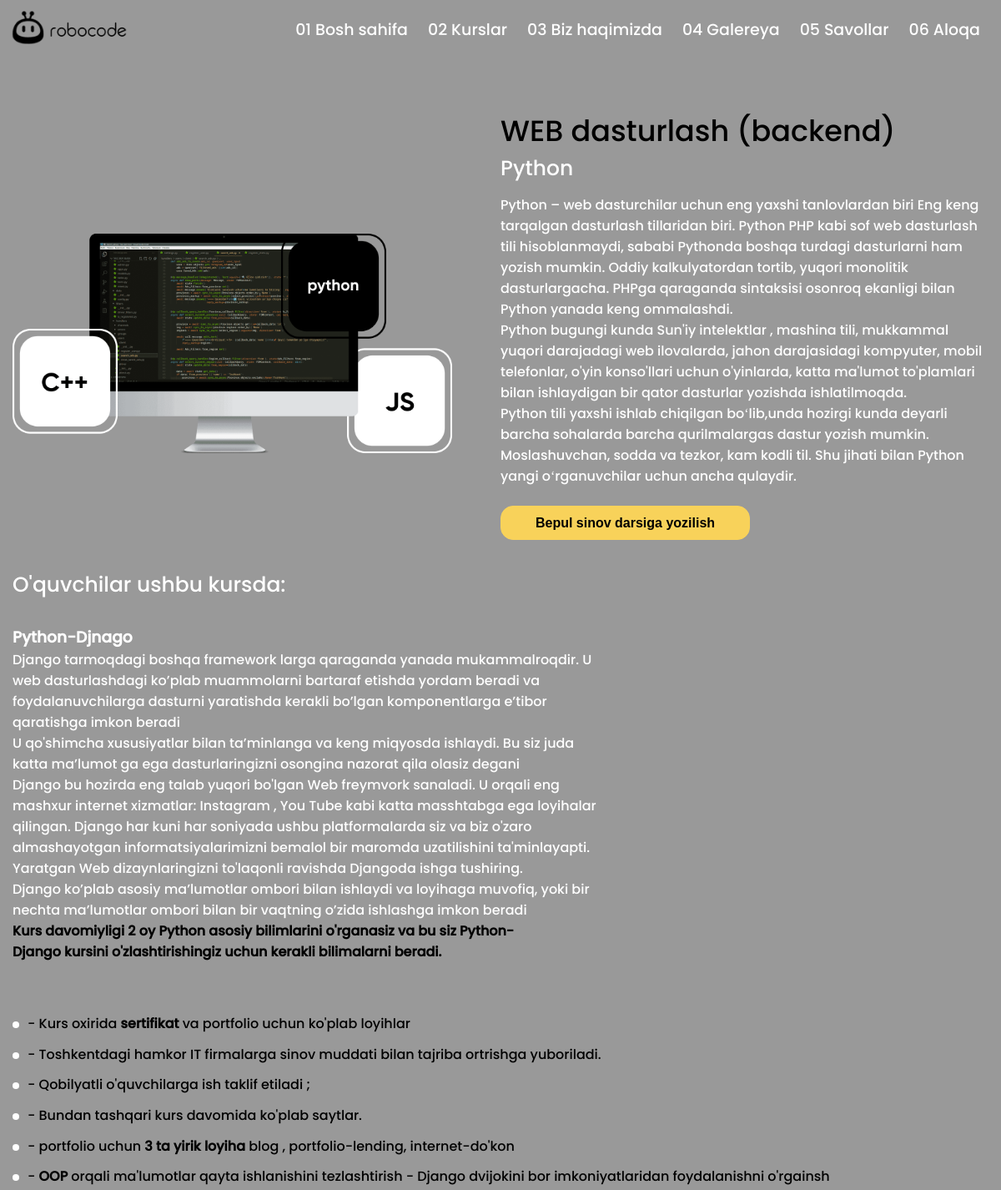
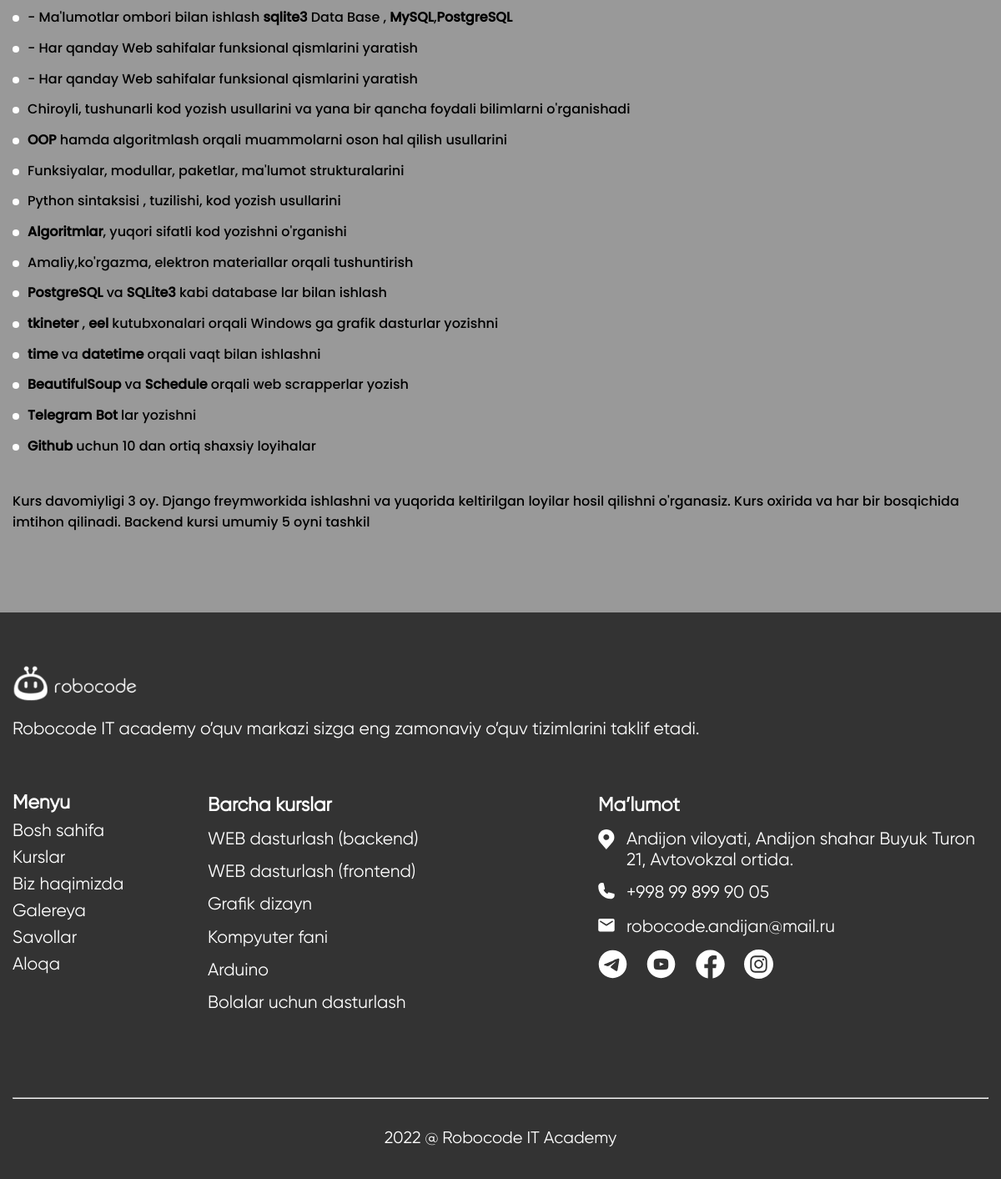
The app's page /course/web-dasturlash-backend/ with its own data (2 pictures, top to bottom).
### main/models.py (models this page shows, shortened)
class Course(models.Model):
    name = models.CharField("Kurs nomi", max_length=100)
    slug = models.SlugField()
    img = models.ImageField(upload_to="courses/")
    sub_title = models.CharField("Kurs nomi pasiga so'z ixtiyoriy", max_length=100, blank=True)
    about1 = RichTextField("Kurs haqida 1")
    about2 = RichTextField("Kurs haqida 2 ixtiyoriy", blank=True)
    to_students_title = models.CharField("O'quvchilar uchun matn sarlavhasi ixtiyoriy", max_length=100, blank=True)
    to_students_text = RichTextField("O'quvchilar uchun matn asosiy ixtiyoriy", blank=True)
    course_date = models.CharField("Kurs davom etish vaqti", max_length=200)
    date = models.DateTimeField(auto_now_add=True)
    class Meta:
        ordering = ['-id']

class CourseList(models.Model):
    name = RichTextField()
    bind = models.ForeignKey(Course, on_delete=models.CASCADE, related_name="course")
    class Meta:
        ordering = ['-id']

### main/views.py (the view)
# urls.py: path('course/<slug:slug>/', views.detail, name="detail"),
def detail(request, slug):
    context = {
        "course": Course.objects.get(slug=slug),
    }
    return render(request, 'detail.html', context)

### main/context_pro.py (called while the page is built)
def course(request):
    context = {
        "courses": Course.objects.all()
    }
    return context

### templates/detail.html (shortened to what this page needs)
{% extends 'base/base.html' %}
{% block link %}
<link rel="stylesheet" type="text/css" href="/static/css/main/detail/detail.css">
{% endblock %}
{% block content %}
<main>
    <article class="detail_course">
        <section class="container_lg">
            <div class="corse_title">
                <p>{{course.name}}</p>
            </div>
            <div class="course_container">
                <div class="course_img">
                    <a>
                        <img src="{{course.img.url}}" alt="{{course.name}}">
                    </a>
                </div>
                <div class="course_texts">
                    <div class="course_sub_titile course_text_size2">
                        <p>{{course.sub_title|safe}}</p>
                    </div>
                    <div class="about_course course_text_size1">
                        <p>
                            {{course.about1|safe}}
                        </p>
                    </div>
                    <div class="sign_up_btn">
                        <a onclick="openModal()">
                            <button class="course_text_size1">Bepul sinov darsiga yozilish</button>
                        </a>
                    </div>
                </div>
            </div>
            <div class="about_sub_block">
                <div class="about_sub_title course_text_size2">
                    <p>{{course.to_students_title}}</p>
                </div>
                <div class="about_sub_about course_text_size1">
                    <p>{{course.to_students_text|safe}}</p>
                </div>
                {% if course.course %}
                    <div class="about_sub_list course_text_size1">
                        <ul>
                            {% for list in course.course.all %}
                                <li>
                                    <a>{{list.name|safe}}</a>
                                </li>
                            {% endfor %}
                        </ul>
                    </div>
                {% endif %}
                <div class="course_date course_text_size1">
                    <p>
                        {{course.course_date|safe}}
                    </p>
                </div>
            </div>
        </section>
    </article>
</main>
{% endblock %}

### templates/base/base.html (shortened to what this page needs)
{% load static %}
<!DOCTYPE html>
<html lang="en">
<head>
	<link rel="stylesheet" type="text/css" href="/static/css/custom/custom.css">
	{% block link %}
	{% endblock %}
</head>
<body>
	<header>
		<section class="section_navbar">
			<div class="container_lg height-100">
				<nav class="navbar">
					<div class="navbar_left">
						<div class="robocode_logo">
							<a href="{% url 'main:home' %}">
								<img src="/static/images/mainpage/header/robocode.png" alt="">
							</a>
						</div>
					</div>
					<div class="navbar_right">
						<ul>
							<li>
								<a href="{% url 'main:home' %}">01 Bosh sahifa</a>
							</li>
							<li>
								<a href="{% url 'main:home' %}#courses">02 Kurslar</a>
							</li>
							<li>
								<a href="{% url 'main:home' %}#robocode_gr">03 Biz haqimizda</a>
							</li>
							<li>
								<a href="{% url 'main:gallery' %}">04 Galereya</a>
							</li>
							<li>
								<a href="{% url 'main:home' %}#asks">05 Savollar</a>
							</li>
							<li>
								<a href="{% url 'main:home' %}#connect">06 Aloqa</a>
							</li>
						</ul>
					</div>
				</nav>
			</div>
		</section>
	</header>
	{% block content %}
	{% endblock %}
	<footer>
		<article class="footer_article" id="connect">
			<section class="section_foooter">
				<div class="container_lg">
					<nav class="footer_nav">
						<div class="footer_nav_fields footer_logo_fields">
							<div class="footer_nav_logo">
								<a href="{% url 'main:home' %}">
									<img src="/static/images/mainpage/main/logo_footer.png" alt="">
								</a>
							</div>
							<div class="footer_nav_text">
								<p>
									Robocode IT academy o’quv markazi sizga eng zamonaviy o’quv tizimlarini taklif etadi.
								</p>
							</div>
						</div>
						<div class="footer_nav_fields">
							<ul>
								<li>
									<a>Menyu</a>
								</li>
								<li>
									<a href="{% url 'main:home' %}">Bosh sahifa</a>
								</li>
								<li>
									<a href="{% url 'main:home' %}#courses">Kurslar</a>
								</li>
								<li>
									<a href="{% url 'main:home' %}#robocode_gr">Biz haqimizda</a>
								</li>
								<li>
									<a href="{% url 'main:gallery' %}">
										Galereya
									</a>
								</li>
								<li>
									<a href="{% url 'main:home' %}#asks">
										Savollar
									</a>
								</li>
								<li>
									<a href="#connect">
										Aloqa
									</a>
								</li>
							</ul>
						</div>
						<div class="footer_nav_fields">
							<ul>
								<li>
									<a>Barcha kurslar</a>
								</li>
								{% for course in courses %}
									<li>
										<a href="{% url 'main:detail' course.slug %}">{{course.name}}</a>
									</li>
								{% endfor %}
							</ul>
						</div>
						<div class="footer_nav_fields">
							<ul>
								<li>
									<a>
										<span>Ma’lumot</span>
									</a>
								</li>
								<li>
									<a href="https://goo.gl/maps/sy5vBi25ZbkewAb67" target="_blank">
										<span>
										</span>
										<span>Andijon viloyati, Andijon shahar Buyuk Turon 21, Avtovokzal ortida.</span>
									</a>
								</li>
								<li>
									<a href="tel:+998 99 899 90 05">
										<span>
										</span>
										<span>+998 99 899 90 05</span>
									</a>
								</li>
								<li>
									<a href="mailto:robocode.andijan@mail.ru">
										<span>
										</span>
										<span>robocode.andijan@mail.ru</span>
									</a>
								</li>
								<li class="f_field_social">
									<a href="https://t.me/robocode_andijan" target="_blank">
									</a>
									<a href="https://www.youtube.com/results?search_query=robocode" target="_blank">
									</a>
									<a href="https://www.facebook.com/robocode.andijan/" target="_blank">
									</a>
									<a href="https://www.instagram.com/robocode.uz/" target="_blank">
									</a>
								</li>
							</ul>
						</div>
					</nav>
					<hr style="margin-top:8%;">
					<div class="text-center" style="color:#FFF; font-family:gilroy; font-size:20px; margin-top:3%;">
						<p>2022 @ Robocode IT Academy</p>
					</div>
				</div>
			</section>
		</article>
	</footer>
</body>
</html>

### staticfiles/css/custom/custom.css (style rules this page uses)
html { scroll-behavior: smooth; }
body { width:100%; height:auto; background-color:#999999; }
* { box-sizing: border-box; }
body,header,main,footer,section,div { width:100%; height:auto; }
body,h1,h2,h3,h4,h5,h6,p,section,div { margin:0 ; padding:0; }
button,input,select { outline:none; cursor: pointer; }
a { cursor: pointer; text-decoration: none; color: inherit; }
ul,li { margin:0; padding:0; list-style: none; }
.container_lg, .container_md, .container_sm { width: 100%; padding-left: 15px; padding-right: 15px; margin-left: auto; margin-right: auto; height: auto; }
.height-100 { height: 100%; }
.section_navbar { width:100%; height:70px; background-color: #999999; transition-property: top; transition-duration: 0.8s; transition-timing-function: ease; z-index:2 !important; }
.navbar { display: flex; justify-content: space-between; align-items: center; height: 100%; }
.navbar_left,.navbar_right { width: auto; }
.robocode_logo a img { width:150px; margin-left:-5%; transition-property: transform; transition-duration: 0.5s; transition-timing-function: ease; }
.navbar_right ul li { display: inline-block; color: white; font-family: robocode; font-size:20px; transition-property: color; transition-duration:0.5s; transition-timing-function: ease; }
.navbar_right ul li a { padding:8px 12px; }
.footer_article { background-color: #333333; padding: 5% 0% 3% 0%; margin-top:5%; }
.footer_nav { display: flex; }
.footer_nav_logo a img { width:150px; }
.footer_nav_text { padding-right: 20%; }
.footer_nav_text { margin-top: 3%; }
.footer_nav_fields { font-family: gilroy; color: #fff; font-size: 21px; }
.footer_nav_fields:nth-child(1) { width:30%; }
.footer_nav_fields:nth-child(2) { width:15%; }
.footer_nav_fields:nth-child(3) { width:25%; }
.footer_nav_fields:nth-child(4) { width:30%; }
.footer_nav_fields ul li:nth-child(1) { font-weight: bolder; font-size:23px; }
.footer_nav_fields ul li a { padding:3% 0%; display: flex; }
.footer_nav_fields ul li a span:nth-child(1) { padding-right:3%; }
.footer_nav_fields ul li a svg { width:20px; }
.f_field_social { display: flex; }
.f_field_social a { width: auto; padding-right: 5% !important; }
.f_field_social a svg { width: 35px !important; }
.text-center { text-align: center; }
@media (max-width: 1300px) { .navbar_right ul li { font-size:19px; } }
@media (max-width: 1300px) { .navbar_right ul li a { padding:7px 10px; } }
@media (max-width: 1300px) { .footer_nav { flex-wrap: wrap; } }
@media (max-width: 1300px) { .footer_nav_fields:nth-child(1) { width:100%; margin-bottom: 5%; } }
@media (max-width: 1300px) { .footer_nav_fields:nth-child(2) { width:20%; } }
@media (max-width: 1300px) { .footer_nav_fields:nth-child(3) { width:40%; } }
@media (max-width: 1300px) { .footer_nav_fields:nth-child(4) { width:40%; } }
@media (max-width: 1300px) { .footer_nav_fields ul li a { padding:1.5% 0%; } }
@media (max-width: 1300px) { .footer_nav_text { padding-right: 0%; margin-top: 1%; } }
@media (min-width: 576px) { .container_lg { max-width: 720px; } }
@media (min-width: 768px) { .container_lg { max-width: 930px; } }
@media (min-width: 992px) { .container_lg { max-width: 1110px; } }
@media (min-width: 1200px) { .container_lg { max-width: 1300px; } }

### staticfiles/css/main/detail/detail.css (style rules this page uses)
.detail_course { padding:5% 0% 3% 0%; font-family: robocode; }
.corse_title { width: 50%; float: right; font-size: 45px; }
.course_container { display: flex; align-items: center; }
.course_img,.course_texts { width: 50%; color:#fff; }
.course_img { padding-right: 5%; }
.course_img a img { width: 100%; }
.about_course { margin:2% 0% 4% 0%; }
.sign_up_btn a button { border: none; padding:1.8% 7%; background-color: #F8D25A; color:#000; border-radius:15px; border:1px solid #F8D25A; font-weight: bolder; transition-property:background-color,border, color; transition-duration:0.5s; transition-timing-function: ease; }
.about_sub_block { margin-top:3%; }
.about_sub_title,.about_sub_about { color: #fff; padding-right:40%; }
.about_sub_list { margin-top:30px; }
.about_sub_list ul li { padding:0.5% 0%; }
.about_sub_list ul li:before { content: ""; display: inline-block; width:8px; height:8px; background:#fff; border-radius:50%; margin-right: 0.5%; }
.course_date { margin-top:3%; }
.course_text_size1 { font-size:18px; }
.course_text_size2 { font-size:30px; }
@media (max-width: 1300px) { .corse_title { font-size:35px; } }
@media (max-width: 1300px) { .course_text_size1 { font-size:16px; } }
@media (max-width: 1300px) { .course_text_size2 { font-size:25px; } }

### records on screen
Course: name "WEB dasturlash (backend)", img (picture), sub_title "Python", about1 "Python – web dasturchilar uchun eng yaxshi tanlovlardan biri Eng keng tarqalgan dasturlash tillaridan biri. Python PHP kabi sof web dasturlash tili hisoblanmaydi, sababi Pythonda boshqa turdagi dasturlarni ham yozish mumkin. Oddiy kalkulyatordan tortib, yuqori monolitik dasturlargacha. PHPga qaraganda sintaksisi osonroq ekanligi bilan Python yanada keng ommalashdi. Python bugungi kunda Sun'iy intelektlar , mashina tili, mukkammal yuqori darajadagi web ilovalarda, jahon darajasidagi kompyuter, mobil telefonlar, o'yin konso'llari uchun o'yinlarda, katta ma'lumot to'plamlari bilan ishlaydigan bir qator dasturlar yozishda ishlatilmoqda. Python tili yaxshi ishlab chiqilgan boʻlib,unda hozirgi…", to_students_title "O'quvchilar ushbu kursda:", to_students_text "Python-Djnago Django tarmoqdagi boshqa framework larga qaraganda yanada mukammalroqdir. U web dasturlashdagi ko’plab muammolarni bartaraf etishda yordam beradi va foydalanuvchilarga dasturni yaratishda kerakli bo’lgan komponentlarga e’tibor qaratishga imkon beradi U qo'shimcha xususiyatlar bilan ta’minlanga va keng miqyosda ishlaydi. Bu siz juda katta ma’lumot ga ega dasturlaringizni osongina nazorat qila olasiz degani Django bu hozirda eng talab yuqori bo'lgan Web freymvork sanaladi. U orqali eng mashxur internet xizmatlar: Instagram , You Tube kabi katta masshtabga ega loyihalar qilingan. Django har kuni har soniyada ushbu platformalarda siz va biz o'zaro almashayotgan…", course_date "Kurs davomiyligi 3 oy. Django freymworkida ishlashni va yuqorida keltirilgan loyilar hosil qilishni o'rganasiz. Kurs oxirida va har bir bosqichida imtihon qilinadi. Backend kursi umumiy 5 oyni tashkil"
CourseList: name "- Kurs oxirida sertifikat va portfolio uchun ko'plab loyihlar"
CourseList: name "- Toshkentdagi hamkor IT firmalarga sinov muddati bilan tajriba ortrishga yuboriladi."
CourseList: name "- Qobilyatli o'quvchilarga ish taklif etiladi ;"
CourseList: name "- Bundan tashqari kurs davomida ko'plab saytlar."
CourseList: name "- portfolio uchun 3 ta yirik loyiha blog , portfolio-lending, internet-do'kon"
CourseList: name "- OOP orqali ma'lumotlar qayta ishlanishini tezlashtirish - Django dvijokini bor imkoniyatlaridan foydalanishni o'rgainsh"
CourseList: name "- Ma'lumotlar ombori bilan ishlash sqlite3 Data Base , MySQL , PostgreSQL"
CourseList: name "- Har qanday Web sahifalar funksional qismlarini yaratish"
CourseList: name "- Har qanday Web sahifalar funksional qismlarini yaratish"
CourseList: name "Chiroyli, tushunarli kod yozish usullarini va yana bir qancha foydali bilimlarni o'rganishadi"
CourseList: name "OOP hamda algoritmlash orqali muammolarni oson hal qilish usullarini"
CourseList: name "Funksiyalar, modullar, paketlar, ma'lumot strukturalarini"
CourseList: name "Python sintaksisi , tuzilishi, kod yozish usullarini"
CourseList: name "Algoritmlar , yuqori sifatli kod yozishni o'rganishi"
CourseList: name "Amaliy,ko'rgazma, elektron materiallar orqali tushuntirish"
CourseList: name "PostgreSQL va SQLite3 kabi database lar bilan ishlash"
CourseList: name "tkineter , eel kutubxonalari orqali Windows ga grafik dasturlar yozishni"
CourseList: name "time va datetime orqali vaqt bilan ishlashni"
CourseList: name "BeautifulSoup va Schedule orqali web scrapperlar yozish"
CourseList: name "Telegram Bot lar yozishni"
CourseList: name "Github uchun 10 dan ortiq shaxsiy loyihalar"
Course: name "WEB dasturlash (frontend)"
Course: name "Grafik dizayn"
Course: name "Kompyuter fani"
Course: name "Arduino"
Course: name "Bolalar uchun dasturlash"
